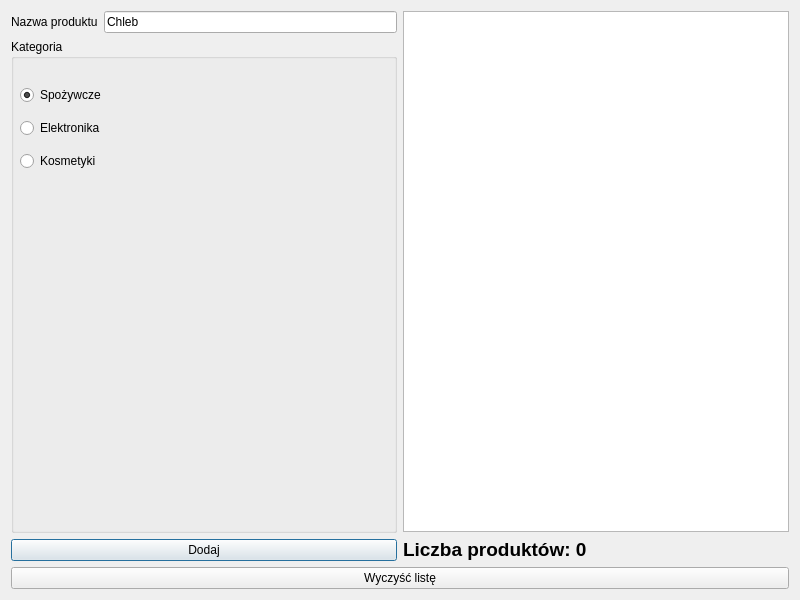
<?xml version="1.0" encoding="UTF-8"?>
<ui version="4.0">
 <class>window</class>
 <widget class="QDialog" name="window">
  <property name="geometry">
   <rect>
    <x>0</x>
    <y>0</y>
    <width>800</width>
    <height>600</height>
   </rect>
  </property>
  <property name="windowTitle">
   <string>window</string>
  </property>
  <layout class="QVBoxLayout" name="verticalLayout_2">
   <item>
    <layout class="QHBoxLayout" name="horizontalLayout">
     <item>
      <layout class="QVBoxLayout" name="verticalLayout_3">
       <item>
        <layout class="QHBoxLayout" name="horizontalLayout_4">
         <item>
          <widget class="QLabel" name="label">
           <property name="text">
            <string>Nazwa produktu</string>
           </property>
          </widget>
         </item>
         <item>
          <widget class="QLineEdit" name="nazwaProduktu">
           <property name="text">
            <string>Chleb</string>
           </property>
          </widget>
         </item>
        </layout>
       </item>
       <item>
        <widget class="QGroupBox" name="groupBox">
         <property name="title">
          <string>Kategoria</string>
         </property>
         <widget class="QWidget" name="verticalLayoutWidget_3">
          <property name="geometry">
           <rect>
            <x>9</x>
            <y>39</y>
            <width>331</width>
            <height>101</height>
           </rect>
          </property>
          <layout class="QVBoxLayout" name="verticalLayout_4">
           <item>
            <widget class="QRadioButton" name="spozywcze">
             <property name="text">
              <string>Spożywcze</string>
             </property>
             <property name="checked">
              <bool>true</bool>
             </property>
            </widget>
           </item>
           <item>
            <widget class="QRadioButton" name="elektronika">
             <property name="text">
              <string>Elektronika</string>
             </property>
             <property name="checked">
              <bool>false</bool>
             </property>
            </widget>
           </item>
           <item>
            <widget class="QRadioButton" name="kosmetyki">
             <property name="text">
              <string>Kosmetyki</string>
             </property>
            </widget>
           </item>
          </layout>
         </widget>
        </widget>
       </item>
       <item>
        <widget class="QPushButton" name="addBtn">
         <property name="text">
          <string>Dodaj</string>
         </property>
        </widget>
       </item>
      </layout>
     </item>
     <item>
      <layout class="QVBoxLayout" name="verticalLayout">
       <item>
        <widget class="QTextEdit" name="listaProduktow">
         <property name="readOnly">
          <bool>true</bool>
         </property>
        </widget>
       </item>
       <item>
        <widget class="QLabel" name="liczbaProduktow">
         <property name="font">
          <font>
           <pointsize>14</pointsize>
           <bold>true</bold>
          </font>
         </property>
         <property name="text">
          <string>Liczba produktów: 0</string>
         </property>
        </widget>
       </item>
      </layout>
     </item>
    </layout>
   </item>
   <item>
    <layout class="QHBoxLayout" name="horizontalLayout_2">
     <item>
      <widget class="QPushButton" name="clearListBtn">
       <property name="text">
        <string>Wyczyść listę</string>
       </property>
      </widget>
     </item>
    </layout>
   </item>
  </layout>
 </widget>
 <resources/>
 <connections/>
</ui>
